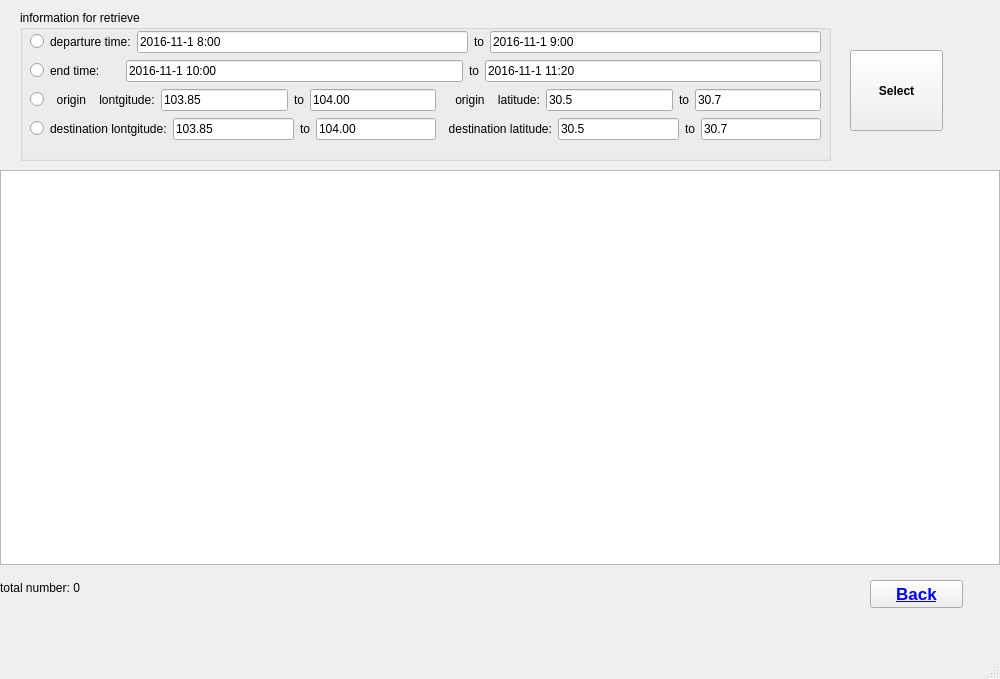
<?xml version="1.0" encoding="UTF-8"?>
<ui version="4.0">
 <class>retrieveOrderWindow</class>
 <widget class="QMainWindow" name="retrieveOrderWindow">
  <property name="geometry">
   <rect>
    <x>0</x>
    <y>0</y>
    <width>1000</width>
    <height>679</height>
   </rect>
  </property>
  <property name="windowTitle">
   <string>retrieve orders</string>
  </property>
  <widget class="QWidget" name="centralwidget">
   <widget class="QPushButton" name="pushButton">
    <property name="geometry">
     <rect>
      <x>850</x>
      <y>50</y>
      <width>93</width>
      <height>81</height>
     </rect>
    </property>
    <property name="sizePolicy">
     <sizepolicy hsizetype="Minimum" vsizetype="Minimum">
      <horstretch>0</horstretch>
      <verstretch>0</verstretch>
     </sizepolicy>
    </property>
    <property name="font">
     <font>
      <weight>75</weight>
      <bold>true</bold>
     </font>
    </property>
    <property name="text">
     <string>Select</string>
    </property>
   </widget>
   <widget class="QTableView" name="tableView">
    <property name="geometry">
     <rect>
      <x>0</x>
      <y>170</y>
      <width>1000</width>
      <height>395</height>
     </rect>
    </property>
   </widget>
   <widget class="QGroupBox" name="groupBox">
    <property name="geometry">
     <rect>
      <x>20</x>
      <y>10</y>
      <width>811</width>
      <height>151</height>
     </rect>
    </property>
    <property name="title">
     <string>information for retrieve</string>
    </property>
    <widget class="QWidget" name="layoutWidget_2">
     <property name="geometry">
      <rect>
       <x>10</x>
       <y>20</y>
       <width>791</width>
       <height>115</height>
      </rect>
     </property>
     <layout class="QVBoxLayout" name="verticalLayout_2">
      <item>
       <layout class="QHBoxLayout" name="horizontalLayout_5">
        <item>
         <widget class="QRadioButton" name="radioButton">
          <property name="text">
           <string/>
          </property>
         </widget>
        </item>
        <item>
         <widget class="QLabel" name="label_13">
          <property name="text">
           <string>departure time:</string>
          </property>
         </widget>
        </item>
        <item>
         <widget class="QLineEdit" name="lineEdit_001">
          <property name="text">
           <string>2016-11-1 8:00</string>
          </property>
         </widget>
        </item>
        <item>
         <widget class="QLabel" name="label_14">
          <property name="text">
           <string>to</string>
          </property>
         </widget>
        </item>
        <item>
         <widget class="QLineEdit" name="lineEdit_002">
          <property name="text">
           <string>2016-11-1 9:00</string>
          </property>
         </widget>
        </item>
       </layout>
      </item>
      <item>
       <layout class="QHBoxLayout" name="horizontalLayout_6">
        <item>
         <widget class="QRadioButton" name="radioButton_2">
          <property name="text">
           <string/>
          </property>
         </widget>
        </item>
        <item>
         <widget class="QLabel" name="label_15">
          <property name="text">
           <string>end time:      </string>
          </property>
         </widget>
        </item>
        <item>
         <widget class="QLineEdit" name="lineEdit_003">
          <property name="text">
           <string>2016-11-1 10:00</string>
          </property>
         </widget>
        </item>
        <item>
         <widget class="QLabel" name="label_16">
          <property name="text">
           <string>to</string>
          </property>
         </widget>
        </item>
        <item>
         <widget class="QLineEdit" name="lineEdit_004">
          <property name="text">
           <string>2016-11-1 11:20</string>
          </property>
         </widget>
        </item>
       </layout>
      </item>
      <item>
       <layout class="QHBoxLayout" name="horizontalLayout_7">
        <item>
         <widget class="QRadioButton" name="radioButton_3">
          <property name="text">
           <string/>
          </property>
         </widget>
        </item>
        <item>
         <widget class="QLabel" name="label_17">
          <property name="text">
           <string>  origin    lontgitude:</string>
          </property>
         </widget>
        </item>
        <item>
         <widget class="QLineEdit" name="lineEdit_005">
          <property name="text">
           <string>103.85</string>
          </property>
         </widget>
        </item>
        <item>
         <widget class="QLabel" name="label_18">
          <property name="text">
           <string>to</string>
          </property>
         </widget>
        </item>
        <item>
         <widget class="QLineEdit" name="lineEdit_006">
          <property name="text">
           <string>104.00</string>
          </property>
         </widget>
        </item>
        <item>
         <widget class="QLabel" name="label_19">
          <property name="text">
           <string>    origin    latitude:</string>
          </property>
         </widget>
        </item>
        <item>
         <widget class="QLineEdit" name="lineEdit_007">
          <property name="text">
           <string>30.5</string>
          </property>
         </widget>
        </item>
        <item>
         <widget class="QLabel" name="label_20">
          <property name="text">
           <string>to</string>
          </property>
         </widget>
        </item>
        <item>
         <widget class="QLineEdit" name="lineEdit_008">
          <property name="text">
           <string>30.7</string>
          </property>
         </widget>
        </item>
       </layout>
      </item>
      <item>
       <layout class="QHBoxLayout" name="horizontalLayout_8">
        <item>
         <widget class="QRadioButton" name="radioButton_4">
          <property name="text">
           <string/>
          </property>
         </widget>
        </item>
        <item>
         <widget class="QLabel" name="label_21">
          <property name="text">
           <string>destination lontgitude:</string>
          </property>
         </widget>
        </item>
        <item>
         <widget class="QLineEdit" name="lineEdit_009">
          <property name="text">
           <string>103.85</string>
          </property>
         </widget>
        </item>
        <item>
         <widget class="QLabel" name="label_22">
          <property name="text">
           <string>to</string>
          </property>
         </widget>
        </item>
        <item>
         <widget class="QLineEdit" name="lineEdit_010">
          <property name="text">
           <string>104.00</string>
          </property>
         </widget>
        </item>
        <item>
         <widget class="QLabel" name="label_23">
          <property name="text">
           <string>  destination latitude:</string>
          </property>
         </widget>
        </item>
        <item>
         <widget class="QLineEdit" name="lineEdit_011">
          <property name="text">
           <string>30.5</string>
          </property>
         </widget>
        </item>
        <item>
         <widget class="QLabel" name="label_24">
          <property name="text">
           <string>to</string>
          </property>
         </widget>
        </item>
        <item>
         <widget class="QLineEdit" name="lineEdit_012">
          <property name="text">
           <string>30.7</string>
          </property>
         </widget>
        </item>
       </layout>
      </item>
     </layout>
    </widget>
   </widget>
   <widget class="QLabel" name="label_25">
    <property name="geometry">
     <rect>
      <x>0</x>
      <y>580</y>
      <width>171</width>
      <height>16</height>
     </rect>
    </property>
    <property name="text">
     <string>total number: 0</string>
    </property>
   </widget>
   <widget class="QPushButton" name="pushButton_3">
    <property name="geometry">
     <rect>
      <x>870</x>
      <y>580</y>
      <width>93</width>
      <height>28</height>
     </rect>
    </property>
    <property name="palette">
     <palette>
      <active>
       <colorrole role="ButtonText">
        <brush brushstyle="SolidPattern">
         <color alpha="255">
          <red>0</red>
          <green>0</green>
          <blue>255</blue>
         </color>
        </brush>
       </colorrole>
      </active>
      <inactive>
       <colorrole role="ButtonText">
        <brush brushstyle="SolidPattern">
         <color alpha="255">
          <red>0</red>
          <green>0</green>
          <blue>255</blue>
         </color>
        </brush>
       </colorrole>
      </inactive>
      <disabled>
       <colorrole role="ButtonText">
        <brush brushstyle="SolidPattern">
         <color alpha="255">
          <red>120</red>
          <green>120</green>
          <blue>120</blue>
         </color>
        </brush>
       </colorrole>
      </disabled>
     </palette>
    </property>
    <property name="font">
     <font>
      <pointsize>13</pointsize>
      <weight>75</weight>
      <bold>true</bold>
      <underline>true</underline>
     </font>
    </property>
    <property name="autoFillBackground">
     <bool>false</bool>
    </property>
    <property name="text">
     <string>Back</string>
    </property>
   </widget>
  </widget>
  <widget class="QMenuBar" name="menubar">
   <property name="geometry">
    <rect>
     <x>0</x>
     <y>0</y>
     <width>1000</width>
     <height>26</height>
    </rect>
   </property>
  </widget>
  <widget class="QStatusBar" name="statusbar"/>
 </widget>
 <resources/>
 <connections/>
</ui>
